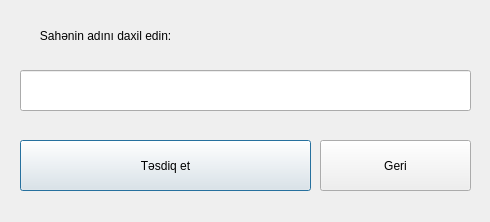
<?xml version="1.0" encoding="UTF-8"?>
<ui version="4.0">
 <class>ad</class>
 <widget class="QDialog" name="ad">
  <property name="geometry">
   <rect>
    <x>0</x>
    <y>0</y>
    <width>490</width>
    <height>222</height>
   </rect>
  </property>
  <property name="windowTitle">
   <string>Yeni sahə</string>
  </property>
  <widget class="QLabel" name="label">
   <property name="geometry">
    <rect>
     <x>20</x>
     <y>10</y>
     <width>461</width>
     <height>51</height>
    </rect>
   </property>
   <property name="styleSheet">
    <string notr="true">font: 75 oblique 20pt &quot;DejaVu Sans&quot;;</string>
   </property>
   <property name="text">
    <string>      Sahənin adını daxil edin:</string>
   </property>
  </widget>
  <widget class="QLineEdit" name="lineEdit">
   <property name="geometry">
    <rect>
     <x>20</x>
     <y>70</y>
     <width>451</width>
     <height>41</height>
    </rect>
   </property>
   <property name="styleSheet">
    <string notr="true">font: 75 14pt &quot;DejaVu Sans&quot;;</string>
   </property>
   <property name="text">
    <string/>
   </property>
  </widget>
  <widget class="QPushButton" name="pushButton">
   <property name="geometry">
    <rect>
     <x>20</x>
     <y>140</y>
     <width>291</width>
     <height>51</height>
    </rect>
   </property>
   <property name="styleSheet">
    <string notr="true">font: 75 oblique 18pt &quot;DejaVu Sans&quot;;
font: 75 18pt &quot;DejaVu Sans&quot;;</string>
   </property>
   <property name="text">
    <string>Təsdiq et</string>
   </property>
  </widget>
  <widget class="QPushButton" name="pushButton_2">
   <property name="geometry">
    <rect>
     <x>320</x>
     <y>140</y>
     <width>151</width>
     <height>51</height>
    </rect>
   </property>
   <property name="styleSheet">
    <string notr="true">font: 75 oblique 18pt &quot;DejaVu Sans&quot;;
font: 75 18pt &quot;DejaVu Sans&quot;;</string>
   </property>
   <property name="text">
    <string>Geri</string>
   </property>
  </widget>
 </widget>
 <resources/>
 <connections/>
</ui>
